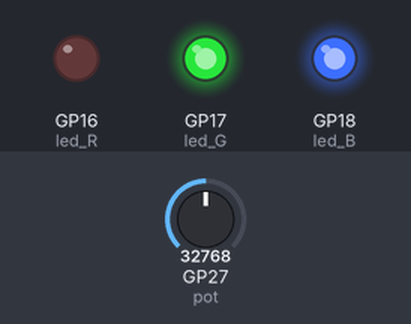
Bench run of a program on a simulated Raspberry Pi Pico running MicroPython. Parts: output pins drawn as LEDs (lit = HIGH). The test bench sets the inputs (shaded band); at power-on: GP27 (pot) = 32768 (analog values on the 0–65535 scale).

Above: at 1.2 s.
1.3 s: GP27 (pot) set to 33472
At 1.6 s:
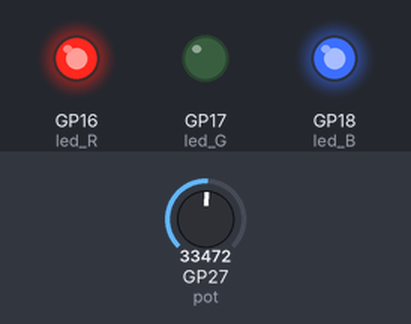
2.8 s: GP27 (pot) set to 48144
4.3 s: GP27 (pot) set to 50208
At 5.1 s:
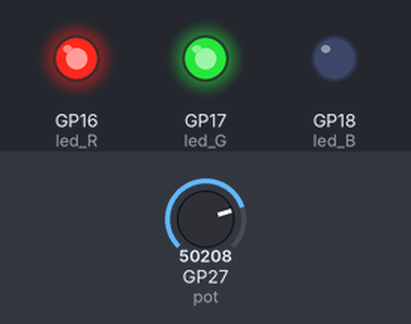
5.8 s: GP27 (pot) set to 15729
At 7.0 s:
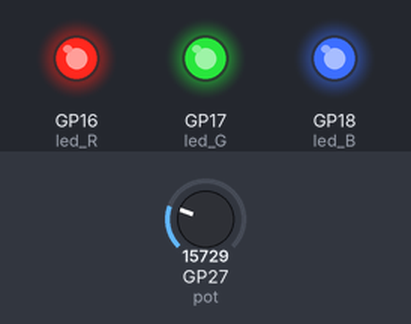
7.3 s: GP27 (pot) set to 17488
At 8.3 s:
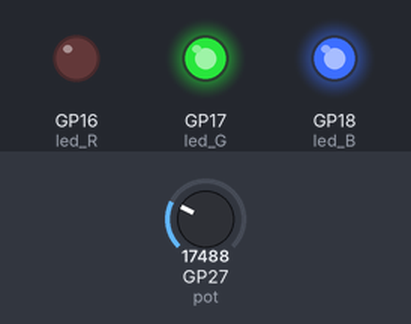
8.8 s: GP27 (pot) set to 7864
At 9.4 s:
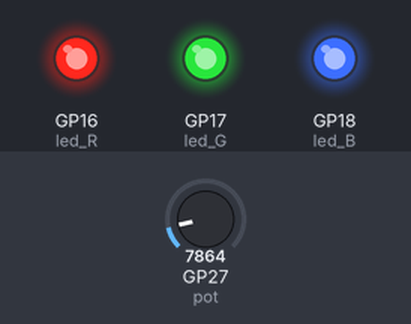
Timing chart, 0 to 11.3 s (numbered marks = the images above; inputs shaded):
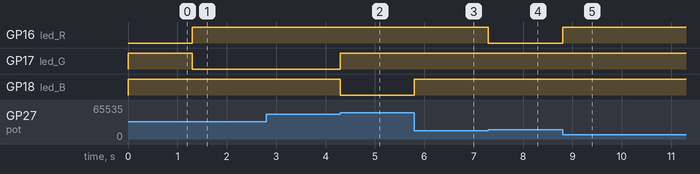

Measured:
- the behaviour switches between 32768 and 32784 on GP27 (pot) (found by bisection; images 0 and 1)
- the behaviour switches between 49152 and 49168 on GP27 (pot) (found by bisection; images 1 and 2)
- the behaviour switches between 16384 and 16400 on GP27 (pot) (found by bisection; images 3 and 4)
- after the input at 1.3 s, GP16 (led_R): LOW → HIGH at once; GP17 (led_G): HIGH → LOW at once
- after the input at 2.8 s, every drawn part: stays the same
- after the input at 4.3 s, GP17 (led_G): LOW → HIGH at once; GP18 (led_B): HIGH → LOW at once
- after the input at 5.8 s, GP18 (led_B): LOW → HIGH at once
- after the input at 7.3 s, GP16 (led_R): HIGH → LOW at once
- after the input at 8.8 s, GP16 (led_R): LOW → HIGH at once

The program:

trocar-cor.py
```python
import machine
import utime

pinoLed_R = 16

pinoLed_G = 17
pinoLed_B = 18

pinoPot = 27

valorPot = 0


def acendeVermelho():

    led_R.value(0)

    led_G.value(1)

    led_B.value(1)


def acendeVerde():

    led_R.value(1)

    led_G.value(0)

    led_B.value(1)


def acendeAzul():

    led_R.value(1)

    led_G.value(1)

    led_B.value(0)

def apagaLed():

    led_R.value(1)

    led_G.value(1)

    led_B.value(1)


led_R = machine.Pin(pinoLed_R, machine.Pin.OUT)

led_G = machine.Pin(pinoLed_G, machine.Pin.OUT)

led_B = machine.Pin(pinoLed_B, machine.Pin.OUT)

pot = machine.ADC(pinoPot)

while True:

    valorPot = pot.read_u16()

    if valorPot >= 0 and valorPot <= 16384:

        apagaLed()

    if valorPot > 16384 and valorPot <= 32768:
        acendeVermelho()

    if valorPot > 32768 and valorPot <= 49152:

        acendeVerde()

    if valorPot > 49152 and valorPot <= 65535:

        acendeAzul()                                    
```
